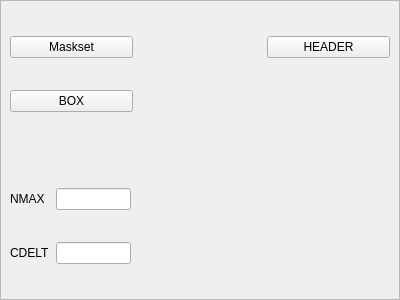
<?xml version="1.0" encoding="UTF-8"?>
<ui version="4.0">
 <class>shuffle</class>
 <widget class="QFrame" name="shuffle">
  <property name="geometry">
   <rect>
    <x>0</x>
    <y>0</y>
    <width>400</width>
    <height>300</height>
   </rect>
  </property>
  <property name="windowTitle">
   <string>Frame</string>
  </property>
  <property name="frameShape">
   <enum>QFrame::StyledPanel</enum>
  </property>
  <property name="frameShadow">
   <enum>QFrame::Raised</enum>
  </property>
  <property name="lineWidth">
   <number>0</number>
  </property>
  <layout class="QVBoxLayout" name="verticalLayout">
   <property name="margin">
    <number>0</number>
   </property>
   <item>
    <widget class="QFrame" name="frame_2">
     <property name="frameShape">
      <enum>QFrame::NoFrame</enum>
     </property>
     <property name="frameShadow">
      <enum>QFrame::Plain</enum>
     </property>
     <layout class="QGridLayout" name="gridLayout">
      <item row="0" column="0">
       <widget class="QPushButton" name="maskSetButton">
        <property name="text">
         <string>Maskset</string>
        </property>
       </widget>
      </item>
      <item row="0" column="1">
       <widget class="QLabel" name="maskSetLabel">
        <property name="text">
         <string/>
        </property>
       </widget>
      </item>
      <item row="0" column="2">
       <widget class="QPushButton" name="maskHeaderButton">
        <property name="text">
         <string>HEADER</string>
        </property>
       </widget>
      </item>
      <item row="1" column="0">
       <widget class="QPushButton" name="maskBoxButton">
        <property name="text">
         <string>BOX</string>
        </property>
       </widget>
      </item>
      <item row="1" column="1">
       <widget class="QLabel" name="maskBoxLabel">
        <property name="text">
         <string/>
        </property>
       </widget>
      </item>
     </layout>
    </widget>
   </item>
   <item>
    <widget class="QFrame" name="frame">
     <property name="frameShape">
      <enum>QFrame::NoFrame</enum>
     </property>
     <property name="frameShadow">
      <enum>QFrame::Plain</enum>
     </property>
     <layout class="QGridLayout" name="gridLayout_2">
      <item row="0" column="0">
       <widget class="QLabel" name="label">
        <property name="text">
         <string>NMAX</string>
        </property>
       </widget>
      </item>
      <item row="1" column="0">
       <widget class="QLabel" name="label_2">
        <property name="text">
         <string>CDELT</string>
        </property>
       </widget>
      </item>
      <item row="0" column="1">
       <widget class="QLineEdit" name="nmaxLine">
        <property name="maximumSize">
         <size>
          <width>75</width>
          <height>16777215</height>
         </size>
        </property>
       </widget>
      </item>
      <item row="1" column="1">
       <widget class="QLineEdit" name="cdeltLine">
        <property name="maximumSize">
         <size>
          <width>75</width>
          <height>16777215</height>
         </size>
        </property>
       </widget>
      </item>
      <item row="0" column="2">
       <spacer name="horizontalSpacer">
        <property name="orientation">
         <enum>Qt::Horizontal</enum>
        </property>
        <property name="sizeHint" stdset="0">
         <size>
          <width>40</width>
          <height>20</height>
         </size>
        </property>
       </spacer>
      </item>
     </layout>
    </widget>
   </item>
  </layout>
 </widget>
 <resources/>
 <connections/>
</ui>
